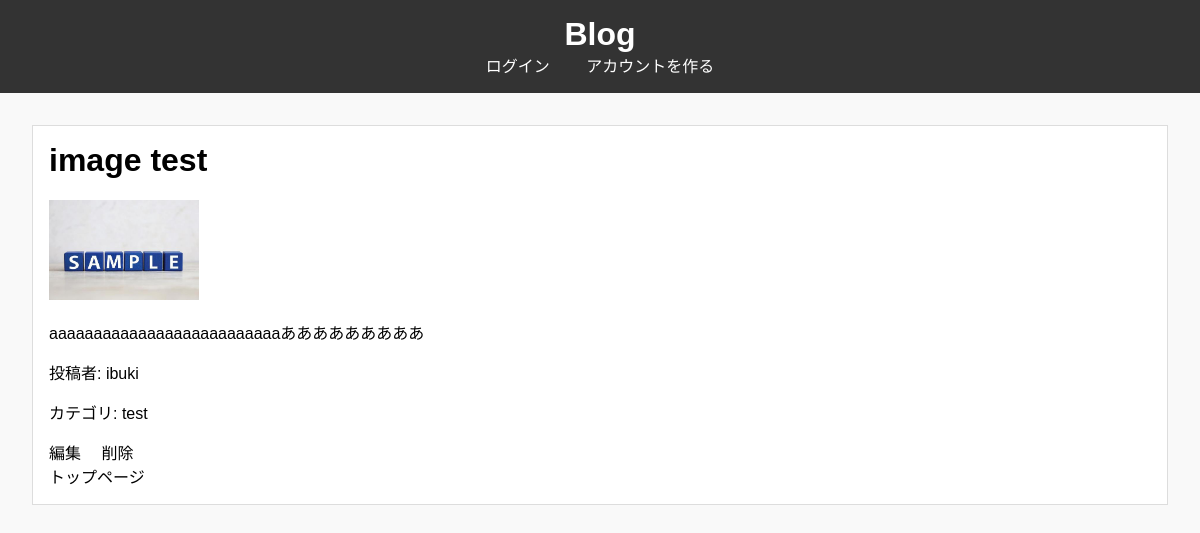
The page /post/8/ on the database its author committed.
### blog/models.py (models this page shows, shortened)
class Post(models.Model):
    title = models.CharField(max_length=200)
    content = RichTextUploadingField()
    author = models.ForeignKey(User, on_delete=models.CASCADE)
    created_at = models.DateTimeField(auto_now_add=True)
    updated_at = models.DateTimeField(auto_now=True)
    category = models.ForeignKey(Category, on_delete=models.CASCADE)
    """category = models.ForeignKey(Category, on_delete=models.SET_NULL, null=True)"""
    image = models.ImageField(upload_to='blog_images', null=True, blank=True)

class Category(models.Model):
    name = models.CharField(max_length=100)

### blog/views.py (the view)
# urls.py: path('post/<int:pk>/', views.post_detail, name='post_detail'),
def post_detail(request, pk):
    post = get_object_or_404(Post, pk=pk)
    return render(request, 'blog/post_detail.html', {'post': post})

### blog/templates/blog/post_detail.html (shortened to what this page needs)
<!DOCTYPE html>
{% extends 'blog/base.html' %}
{% block content %}
<div class="post-detail">
    <h1>{{ post.title }}</h1>
    <p>{{ post.content|safe }}</p>
    <p>投稿者: {{ post.author.username }}</p>
    <p>カテゴリ: {{ post.category.name }}</p>
    <div class="post-actions">
        <a href="{% url 'post_edit' post.pk %}">編集</a>
        <a href="{% url 'post_delete' post.pk %}">削除</a>
    </div>
    <a href="{% url 'post_list' %}">トップページ</a>
</div>
{% endblock %}

### static/css/styles.css (style rules this page uses)
a { text-decoration: none; color: #000; transition: color 0.3s; }
body { font-family: Arial, sans-serif; margin: 0; padding: 0; background-color: #f9f9f9; }
.post-summary, .post-detail { background: #fff; border: 1px solid #ddd; margin-bottom: 1em; padding: 1em; }
.post-summary h2, .post-detail h1 { margin-top: 0; }
.post-actions { margin-top: 1em; }
.post-actions a { margin-right: 1em; }

### rows shown on the page
Post: title "image test", content (picture), content "aaaaaaaaaaaaaaaaaaaaaaaaaaあああああああああ", author.username "ibuki", category.name "test"
